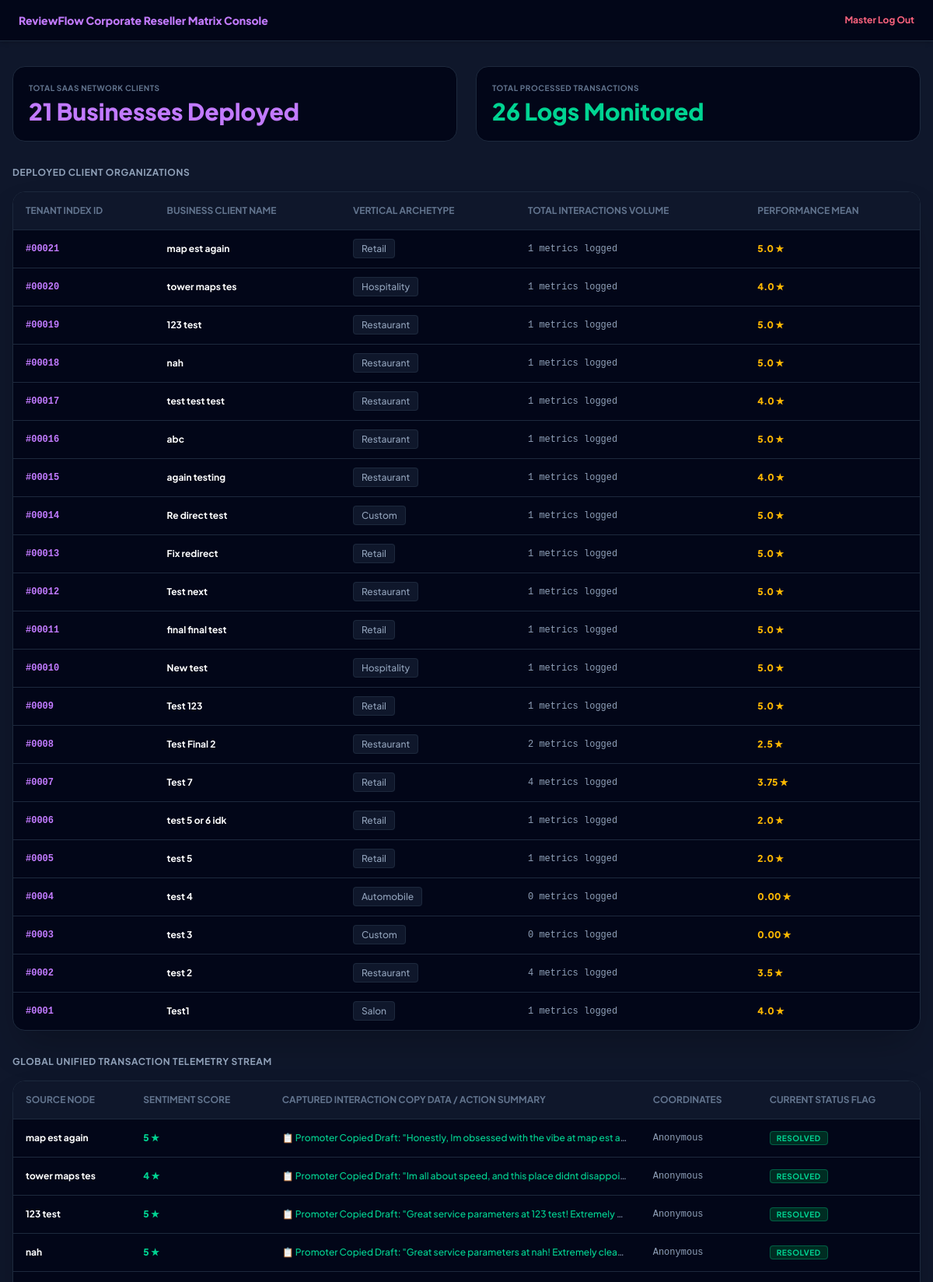
Page /super/dashboard (signed in, upper part) on the committed database.
### tables this page shows
CREATE TABLE businesses (
            id INTEGER PRIMARY KEY AUTOINCREMENT,
            name TEXT NOT NULL,
            category TEXT NOT NULL,
            custom_category TEXT,
            place_id TEXT NOT NULL,
            threshold REAL NOT NULL DEFAULT 4.0,
            primary_alert TEXT NOT NULL,
            alternate_alert TEXT,
            created_at TIMESTAMP DEFAULT CURRENT_TIMESTAMP
        );

CREATE TABLE feedback_records (
            id INTEGER PRIMARY KEY AUTOINCREMENT,
            business_id INTEGER NOT NULL,
            overall_rating INTEGER NOT NULL,
            sub_rating_1 INTEGER,
            sub_rating_2 INTEGER,
            complaint_text TEXT,
            status TEXT DEFAULT 'New', -- 'New', 'In_Progress', 'Resolved'
            created_at TIMESTAMP DEFAULT CURRENT_TIMESTAMP, improvement_tags TEXT, customer_contact TEXT, is_read INTEGER DEFAULT 0, selected_draft_text TEXT,
            FOREIGN KEY(business_id) REFERENCES businesses(id)
        );

### app.py (the view)
@app.route("/super/dashboard", methods=["GET"])
def super_admin_dashboard():
    if session.get("role") != "super_admin":
        return redirect(url_for("root_router"))
    conn = get_db_connection()
    total_clients = conn.execute("SELECT COUNT(*) as count FROM businesses").fetchone()["count"]
    total_logs = conn.execute("SELECT COUNT(*) as count FROM feedback_records").fetchone()["count"]
    all_shops = conn.execute("""
        SELECT b.*, COUNT(f.id) as total_scans, AVG(f.overall_rating) as platform_avg
        FROM businesses b
        LEFT JOIN feedback_records f ON b.id = f.business_id
        GROUP BY b.id ORDER BY b.id DESC
    """).fetchall()
    master_stream = conn.execute("""
        SELECT f.*, b.name as business_name FROM feedback_records f
        JOIN businesses b ON f.business_id = b.id
        ORDER BY f.id DESC LIMIT 50
    """).fetchall()
    conn.close()
    return render_template("super_dashboard.html", clients=total_clients, logs=total_logs, shops=all_shops, master_stream=master_stream, delivery_rate=100 if total_clients > 0 else 0)

### database.py (called while the page is built)
def get_db_connection():
    conn = sqlite3.connect(DATABASE_NAME)
    conn.row_factory = sqlite3.Row
    return conn

### templates/super_dashboard.html (shortened to what this page needs)
<!DOCTYPE html>
<html lang="en">
<head>
    <script src="https://cdn.jsdelivr.net/npm/@tailwindcss/browser@4"></script>
</head>
<body class="bg-slate-900 text-slate-100 antialiased min-h-screen">
    <nav class="bg-slate-950 border-b border-slate-800 px-6 py-4 flex justify-between items-center shadow-md">
        <span class="text-sm font-black text-purple-400">ReviewFlow Corporate Reseller Matrix Console</span>
        <a href="/logout" class="text-xs text-rose-400 font-bold hover:underline">Master Log Out</a>
    </nav>
    <main class="max-w-7xl mx-auto w-full px-4 py-8 space-y-8">
        <div class="grid grid-cols-1 md:grid-cols-2 gap-6">
            <div class="bg-slate-950 border border-slate-800 p-5 rounded-2xl">
                <p class="text-[10px] font-bold text-slate-500 uppercase tracking-wider">Total SaaS Network Clients</p>
                <p class="text-3xl font-black text-purple-400 mt-1">{{ clients }} Businesses Deployed</p>
            </div>
            <div class="bg-slate-950 border border-slate-800 p-5 rounded-2xl">
                <p class="text-[10px] font-bold text-slate-500 uppercase tracking-wider">Total Processed Transactions</p>
                <p class="text-3xl font-black text-emerald-400 mt-1">{{ logs }} Logs Monitored</p>
            </div>
        </div>
        <div class="space-y-4">
            <h3 class="text-xs font-bold uppercase tracking-wider text-slate-400">Deployed Client Organizations</h3>
            <div class="bg-slate-950 rounded-2xl border border-slate-800 shadow-2xl overflow-hidden">
                <table class="w-full border-collapse text-left text-xs">
                    <thead class="bg-slate-900 text-slate-500 uppercase font-bold border-b border-slate-800">
                        <tr>
                            <th class="p-4">Tenant Index ID</th>
                            <th class="p-4">Business Client Name</th>
                            <th class="p-4">Vertical Archetype</th>
                            <th class="p-4">Total Interactions Volume</th>
                            <th class="p-4">Performance Mean</th>
                        </tr>
                    </thead>
                    <tbody class="divide-y divide-slate-800 text-slate-300">
                        {% for s in shops %}
                        <tr class="hover:bg-slate-900/40 transition-colors">
                            <td class="p-4 font-mono font-bold text-purple-400">#000{{ s.id }}</td>
                            <td class="p-4 font-bold text-white">{{ s.name }}</td>
                            <td class="p-4"><span class="bg-slate-900 border border-slate-800 px-2.5 py-1 rounded text-slate-400 font-medium">{{ s.category }}</span></td>
                            <td class="p-4 font-mono text-slate-400">{{ s.total_scans }} metrics logged</td>
                            <td class="p-4 font-extrabold text-amber-400">{{ s.platform_avg|round(2) if s.platform_avg else '0.00' }} ★</td>
                        </tr>
                        {% endfor %}
                    </tbody>
                </table>
            </div>
        </div>
        <div class="space-y-4">
            <h3 class="text-xs font-bold uppercase tracking-wider text-slate-400">Global Unified Transaction Telemetry Stream</h3>
            <div class="bg-slate-950 rounded-2xl border border-slate-800 shadow-2xl overflow-hidden">
                <table class="w-full border-collapse text-left text-xs">
                    <thead class="bg-slate-900 text-slate-500 uppercase font-bold border-b border-slate-800">
                        <tr>
                            <th class="p-4">Source Node</th>
                            <th class="p-4">Sentiment Score</th>
                            <th class="p-4">Captured Interaction Copy Data / Action Summary</th>
                            <th class="p-4">Coordinates</th>
                            <th class="p-4">Current Status Flag</th>
                        </tr>
                    </thead>
                    <tbody class="divide-y divide-slate-800 text-slate-300">
                        {% for log in master_stream %}
                        <tr>
                            <td class="p-4 font-bold text-white">{{ log.business_name }}</td>
                            <td class="p-4 font-extrabold {% if log.overall_rating < 4 %}text-rose-400{% else %}text-emerald-400{% endif %}">{{ log.overall_rating }} ★</td>
                            <td class="p-4 max-w-sm truncate font-medium text-slate-400">
                                {% if log.complaint_text %}
                                <span class="text-rose-400 font-bold">⚠️ Detractor Complaint: "{{ log.complaint_text }}"</span>
                                {% elif log.selected_draft_text %}
                                <span class="text-emerald-400">📋 Promoter Copied Draft: "{{ log.selected_draft_text }}"</span>
                                {% else %}
                                <span class="text-slate-500 italic">Direct manual deep-link maps bypass</span>
                                {% endif %}
                            </td>
                            <td class="p-4 font-mono text-slate-400 select-all">{{ log.customer_contact if log.customer_contact else 'Anonymous' }}</td>
                            <td class="p-4">
                                <span class="px-2 py-0.5 rounded text-[10px] font-bold uppercase tracking-wider
                                    {% if log.status == 'New' %}bg-rose-950 text-rose-400 border border-rose-800
                                    {% elif log.status == 'In Progress' %}bg-amber-950 text-amber-400 border border-amber-800
                                    {% else %}bg-emerald-950 text-emerald-400 border border-emerald-800{% endif %}">
                                    {{ log.status }}
                                </span>
                            </td>
                        </tr>
                        {% endfor %}
                    </tbody>
                </table>
            </div>
        </div>
    </main>
</body>
</html>

### templates/super_dashboard.html (style rules this page uses)
body { font-family: 'Plus Jakarta Sans', sans-serif; }

### rows in the picture
businesses: id "21", name "map est again", category "Retail", total_scans "1", platform_avg "5.0"
businesses: id "20", name "tower maps tes", category "Hospitality", total_scans "1", platform_avg "4.0"
businesses: id "19", name "123 test", category "Restaurant", total_scans "1", platform_avg "5.0"
businesses: id "18", name "nah", category "Restaurant", total_scans "1", platform_avg "5.0"
businesses: id "17", name "test test test", category "Restaurant", total_scans "1", platform_avg "4.0"
businesses: id "16", name "abc", category "Restaurant", total_scans "1", platform_avg "5.0"
businesses: id "15", name "again testing", category "Restaurant", total_scans "1", platform_avg "4.0"
businesses: id "14", name "Re direct test", category "Custom", total_scans "1", platform_avg "5.0"
businesses: id "13", name "Fix redirect", category "Retail", total_scans "1", platform_avg "5.0"
businesses: id "12", name "Test next", category "Restaurant", total_scans "1", platform_avg "5.0"
businesses: id "11", name "final final test", category "Retail", total_scans "1", platform_avg "5.0"
businesses: id "10", name "New test", category "Hospitality", total_scans "1", platform_avg "5.0"
businesses: id "9", name "Test 123", category "Retail", total_scans "1", platform_avg "5.0"
businesses: id "8", name "Test Final 2", category "Restaurant", total_scans "2", platform_avg "2.5"
businesses: id "7", name "Test 7", category "Retail", total_scans "4", platform_avg "3.75"
businesses: id "6", name "test 5 or 6 idk", category "Retail", total_scans "1", platform_avg "2.0"
businesses: id "5", name "test 5", category "Retail", total_scans "1", platform_avg "2.0"
businesses: id "4", name "test 4", category "Automobile", total_scans "0", platform_avg "0.00"
businesses: id "3", name "test 3", category "Custom", total_scans "0", platform_avg "0.00"
businesses: id "2", name "test 2", category "Restaurant", total_scans "4", platform_avg "3.5"
businesses: id "1", name "Test1", category "Salon", total_scans "1", platform_avg "4.0"
feedback_records: business_name "map est again", overall_rating "5", selected_draft_text "Honestly, Im obsessed with the vibe at map est a…", customer_contact "Anonymous", status "RESOLVED"
feedback_records: business_name "tower maps tes", overall_rating "4", selected_draft_text "Im all about speed, and this place didnt disappoi…", customer_contact "Anonymous", status "RESOLVED"
feedback_records: business_name "123 test", overall_rating "5", selected_draft_text "Great service parameters at 123 test! Extremely…", customer_contact "Anonymous", status "RESOLVED"
feedback_records: business_name "nah", overall_rating "5", selected_draft_text "Great service parameters at nah! Extremely clea…", customer_contact "Anonymous", status "RESOLVED"

### other values in the picture
{{ clients }} "21"
{{ logs }} "26"
